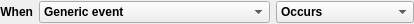
<?xml version="1.0" encoding="UTF-8"?>
<ui version="4.0">
 <class>EventTypePickerWidget</class>
 <widget class="QWidget" name="EventTypePickerWidget">
  <property name="geometry">
   <rect>
    <x>0</x>
    <y>0</y>
    <width>414</width>
    <height>24</height>
   </rect>
  </property>
  <layout class="QHBoxLayout" name="horizontalLayout" stretch="0,1">
   <property name="leftMargin">
    <number>0</number>
   </property>
   <property name="topMargin">
    <number>0</number>
   </property>
   <property name="rightMargin">
    <number>0</number>
   </property>
   <property name="bottomMargin">
    <number>0</number>
   </property>
   <item>
    <widget class="QLabel" name="whenLabel">
     <property name="font">
      <font>
       <weight>75</weight>
       <bold>true</bold>
      </font>
     </property>
     <property name="text">
      <string>When</string>
     </property>
     <property name="alignment">
      <set>Qt::AlignRight|Qt::AlignTrailing|Qt::AlignVCenter</set>
     </property>
    </widget>
   </item>
   <item>
    <layout class="QHBoxLayout" name="horizontalLayout_3" stretch="5,3">
     <item>
      <widget class="QComboBox" name="eventTypeComboBox">
       <property name="font">
        <font>
         <weight>75</weight>
         <bold>true</bold>
        </font>
       </property>
       <property name="currentIndex">
        <number>0</number>
       </property>
       <property name="maxVisibleItems">
        <number>15</number>
       </property>
       <item>
        <property name="text">
         <string>Generic event</string>
        </property>
       </item>
      </widget>
     </item>
     <item>
      <widget class="QStackedWidget" name="continuanceStackedWidget">
       <property name="currentIndex">
        <number>1</number>
       </property>
       <widget class="QWidget" name="blankPage"/>
       <widget class="QWidget" name="continuancePage">
        <layout class="QHBoxLayout" name="horizontalLayout_2">
         <property name="spacing">
          <number>0</number>
         </property>
         <property name="leftMargin">
          <number>0</number>
         </property>
         <property name="topMargin">
          <number>0</number>
         </property>
         <property name="rightMargin">
          <number>0</number>
         </property>
         <property name="bottomMargin">
          <number>0</number>
         </property>
         <item>
          <widget class="QComboBox" name="continuanceComboBox">
           <property name="font">
            <font>
             <weight>75</weight>
             <bold>true</bold>
            </font>
           </property>
           <item>
            <property name="text">
             <string>Occurs</string>
            </property>
           </item>
           <item>
            <property name="text">
             <string>Starts</string>
            </property>
           </item>
           <item>
            <property name="text">
             <string>Stops</string>
            </property>
           </item>
          </widget>
         </item>
        </layout>
       </widget>
      </widget>
     </item>
    </layout>
   </item>
  </layout>
 </widget>
 <resources/>
 <connections/>
</ui>
